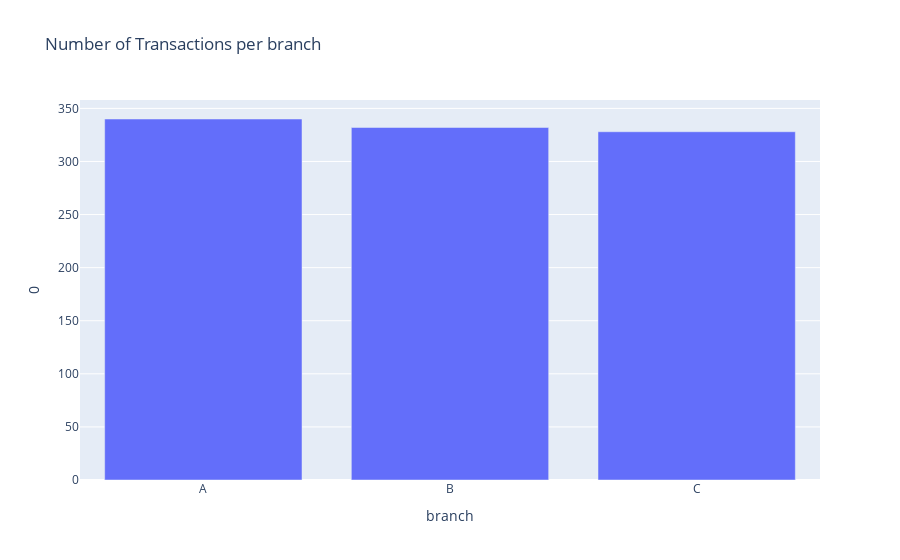
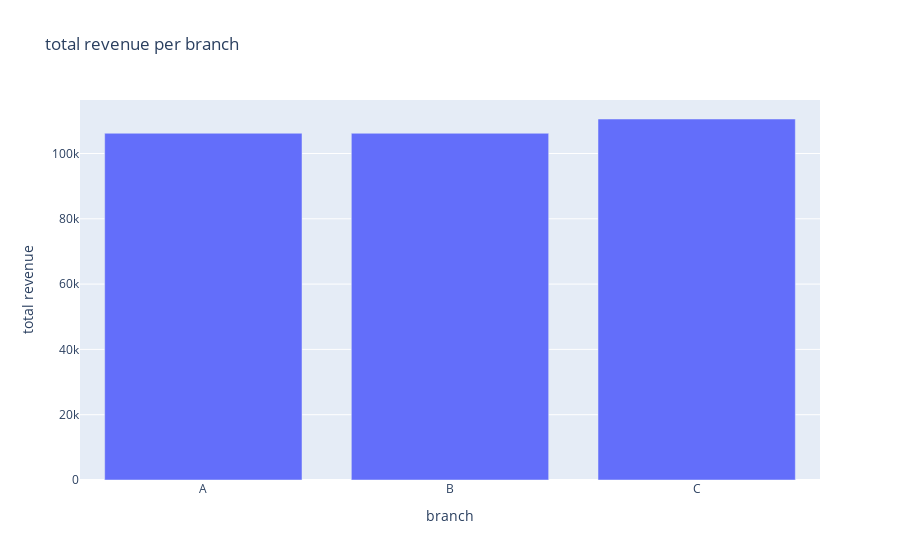

Source (notebook cell) for these figures, in order:
### Code cell
# Sales per branch
fig7 = px.bar(super.groupby('branch').size().reset_index(), x='branch', y=0,
              title="Number of Transactions per branch", labels={'branch': 'branch', 0: 'Transaction Count'})
fig7.show()

# Revenue per branch
fig8 = px.bar(super.groupby('branch')['total'].sum().reset_index(), x='branch', y='total',
              title="total revenue per branch", labels={'branch': 'branch', 'total': 'total revenue'})
fig8.show()

### Figure 1 — Plotly figure (JSON) as saved in the notebook; plotly's stock layout.template omitted (floating-point values rounded to 4 significant figures)
{"data": [{"alignmentgroup": "True", "hovertemplate": "branch=%{x}<br>0=%{y}<extra></extra>", "legendgroup": "", "marker": {"color": "#636efa", "pattern": {"shape": ""}}, "name": "", "offsetgroup": "", "orientation": "v", "showlegend": false, "textposition": "auto", "type": "bar", "x": ["A", "B", "C"], "xaxis": "x", "y": [340, 332, 328], "yaxis": "y"}], "layout": {"barmode": "relative", "legend": {"tracegroupgap": 0}, "title": {"text": "Number of Transactions per branch"}, "xaxis": {"anchor": "y", "domain": [0, 1], "title": {"text": "branch"}}, "yaxis": {"anchor": "x", "domain": [0, 1], "title": {"text": "0"}}}}

### Figure 2 — Plotly figure (JSON) as saved in the notebook; plotly's stock layout.template omitted (floating-point values rounded to 4 significant figures)
{"data": [{"alignmentgroup": "True", "hovertemplate": "branch=%{x}<br>total revenue=%{y}<extra></extra>", "legendgroup": "", "marker": {"color": "#636efa", "pattern": {"shape": ""}}, "name": "", "offsetgroup": "", "orientation": "v", "showlegend": false, "textposition": "auto", "type": "bar", "x": ["A", "B", "C"], "xaxis": "x", "y": [106200.0, 106200.0, 110600.0], "yaxis": "y"}], "layout": {"barmode": "relative", "legend": {"tracegroupgap": 0}, "title": {"text": "total revenue per branch"}, "xaxis": {"anchor": "y", "domain": [0, 1], "title": {"text": "branch"}}, "yaxis": {"anchor": "x", "domain": [0, 1], "title": {"text": "total revenue"}}}}
